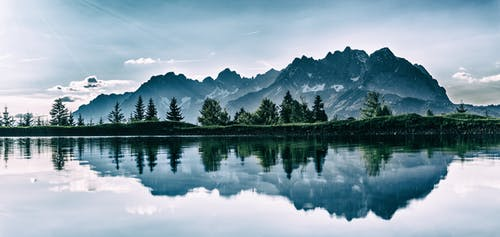
#> input picture Pratica G4/Delivery2/image.jpeg, 500 x 237 px, given in place of the camera
$ python histograms.py
#> lines starting #> are read from the running program, lines starting #| are printed output that depends on the picture
import numpy as np
import cv2 as cv
import tkinter as tk
from tkinter import filedialog as fd
import matplotlib.pyplot as plt
import matplotlib
matplotlib.use( 'tkagg' ) # rendering to a canvas

############# Functions #######################

def loadVideo():
    #root = tk.Tk()
    #root.fileName = fd.askopenfilename(filetypes = (('Video files', '*.avi'), ('All files', '*.*')))
    cap = cv.VideoCapture(0)#root.fileName)
    #root.destroy()

    return cap

def showHist(f_BGR, f_YUV, f_HSV):
    (b, g, r) = cv.split(f_BGR)
    hist_BGR_b = cv.calcHist([b], [0], None, [256], [0, 255])
    hist_BGR_g = cv.calcHist([g], [0], None, [256], [0, 255])
    hist_BGR_r = cv.calcHist([r], [0], None, [256], [0, 255])
    R.set_ydata(hist_BGR_r)
    G.set_ydata(hist_BGR_g)
    B.set_ydata(hist_BGR_b)

    (y, u, v) = cv.split(f_YUV)
    hist_YUV_y = cv.calcHist([y], [0], None, [256], [0, 255])
    hist_YUV_u = cv.calcHist([u], [0], None, [256], [0, 255])
    hist_YUV_v = cv.calcHist([v], [0], None, [256], [0, 255])
    Y.set_ydata(hist_YUV_y)
    U.set_ydata(hist_YUV_u)
    V.set_ydata(hist_YUV_v)

    (h, s, v1) = cv.split(f_HSV)
    hist_HSV_h = cv.calcHist([h], [0], None, [256], [0, 255])
    hist_HSV_s = cv.calcHist([s], [0], None, [256], [0, 255])
    hist_HSV_v1 = cv.calcHist([v1], [0], None, [256], [0, 255])
    H.set_ydata(hist_HSV_h)
    S.set_ydata(hist_HSV_s)
    V1.set_ydata(hist_HSV_v1)

    fig.canvas.draw()

    return

###############################################

# Load the video
cap = loadVideo()

# Initialize plot.
fig, ax = plt.subplots(1, 3, figsize = (40, 10))
fig.canvas.set_window_title('Real time histograms')

ax[0].set_title('Histogram (RGB)')
ax[0].set_xlabel('Intensity value')
ax[0].set_ylabel('Frequency')
ax[0].set_xlim(0, 256 - 1)
ax[0].set_ylim(0, 640 * 480 / 20)
ax[0].tick_params(axis = 'y', labelsize = 6)
R, = ax[0].plot(np.arange(256), np.zeros((256,)), c = 'r', label = 'Red')
G, = ax[0].plot(np.arange(256), np.zeros((256,)), c = 'g', label = 'Green')
B, = ax[0].plot(np.arange(256), np.zeros((256,)), c = 'b', label = 'Blue')
ax[0].legend()

ax[1].set_title('Histogram (YUV)')
ax[1].set_xlabel('Intensity value')
ax[1].set_ylabel('Frequency')
ax[1].set_xlim(0, 256 - 1)
ax[1].set_ylim(0, 640 * 480 / 2)
ax[1].tick_params(axis = 'y', labelsize = 6)
Y, = ax[1].plot(np.arange(256), np.zeros((256,)), c = 'y', label = 'Luma')
U, = ax[1].plot(np.arange(256), np.zeros((256,)), c = 'b', label = 'Blue projection')
V, = ax[1].plot(np.arange(256), np.zeros((256,)), c = 'r', label = 'Red projection')
ax[1].legend()

ax[2].set_title('Histogram (HSV)')
ax[2].set_xlabel('Intensity value')
ax[2].set_ylabel('Frequency')
ax[2].set_xlim(0, 256 - 1)
ax[2].set_ylim(0, 640 * 480 / 2)
ax[2].tick_params(axis = 'y', labelsize = 6)
H, = ax[2].plot(np.arange(256), np.zeros((256,)), c = 'r', label = 'Hue')
S, = ax[2].plot(np.arange(256), np.zeros((256,)), c = 'g', label = 'Saturation')
V1, = ax[2].plot(np.arange(256), np.zeros((256,)), c = 'b', label = 'Value')
ax[2].legend()

plt.ion()
plt.show()
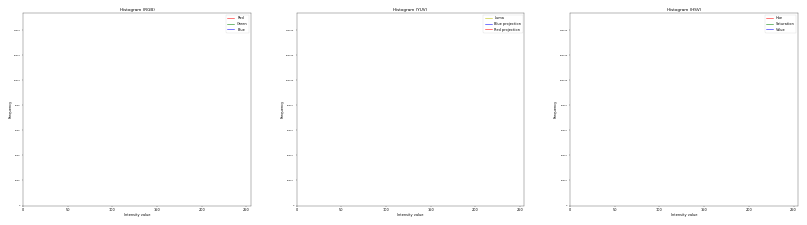
#> figure drawn by matplotlib, 3 panels

# Play the video
while cap.isOpened():
    ret, frame = cap.read()
#> frame is the input picture: shape (237, 500, 3); mean B, G, R 168.6, 156.6, 134.2

    # If frame is read correctly ret is True
    if not ret:
        print("Can't receive frame (stream end?). Exiting ...")
        break

    # Convert the frame to YUV
    f_YUV = cv.cvtColor(frame, cv.COLOR_BGR2YUV)
#> f_YUV: shape (237, 500, 3); mean of channels 0, 1, 2 151.2, 136.4, 113

    # Convert the frame to HSV
    f_HSV = cv.cvtColor(frame, cv.COLOR_BGR2HSV)
#> f_HSV: shape (237, 500, 3); mean H, S, V 105, 82, 169.4

    # Show the frames
    cv.imshow('BGR (press q to close)...', frame)
    cv.imshow('YUV (press q to close)...', f_YUV)
    cv.imshow('HSV (press q to close)...', f_HSV)

    # Show the histograms
    showHist(frame, f_YUV, f_HSV)
#> in showHist, `(b, g, r) = cv.split(f_BGR)`:
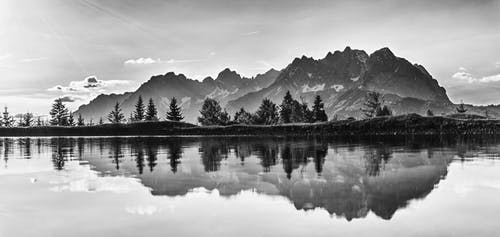
#> g: shape (237, 500); min 3, max 255, mean 156.6
#> in showHist, `(b, g, r) = cv.split(f_BGR)`:
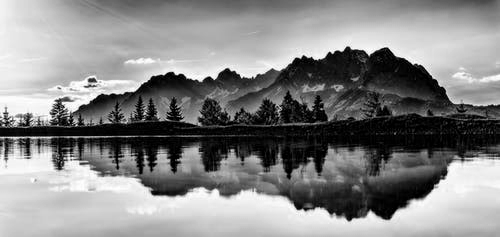
#> r: shape (237, 500); min 0, max 255, mean 134.2
#> in showHist, `hist_BGR_b = cv.calcHist([b], [0], None, [256], [0, 255])`: hist_BGR_b = 256 values, max 1998 at index 225, min 0 at index 255, mean 460.3
#> in showHist, `hist_BGR_g = cv.calcHist([g], [0], None, [256], [0, 255])`: hist_BGR_g = 256 values, max 1513 at index 213, min 0 at index 0, mean 462.2
#> in showHist, `hist_BGR_r = cv.calcHist([r], [0], None, [256], [0, 255])`: hist_BGR_r = 256 values, max 3671 at index 0, min 0 at index 255, mean 462.4
#> in showHist, `(y, u, v) = cv.split(f_YUV)`:
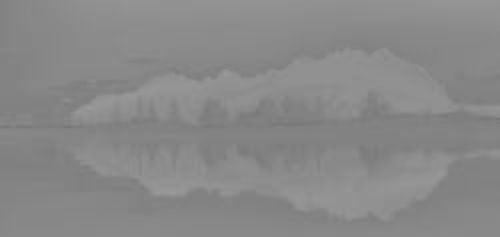
#> u: shape (237, 500); min 119, max 153, mean 136.4
#> in showHist, `(y, u, v) = cv.split(f_YUV)`:
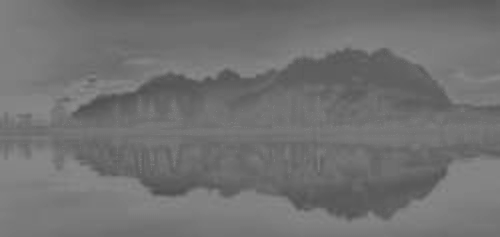
#> v: shape (237, 500); min 76, max 140, mean 113
#> in showHist, `hist_YUV_y = cv.calcHist([y], [0], None, [256], [0, 255])`: hist_YUV_y = 256 values, max 1253 at index 214, min 0 at index 0, mean 462.9
#> in showHist, `hist_YUV_u = cv.calcHist([u], [0], None, [256], [0, 255])`: hist_YUV_u = 256 values, max 11897 at index 130, min 0 at index 0, mean 462.9
#> in showHist, `hist_YUV_v = cv.calcHist([v], [0], None, [256], [0, 255])`: hist_YUV_v = 256 values, max 9701 at index 110, min 0 at index 0, mean 462.9
#> in showHist, `(h, s, v1) = cv.split(f_HSV)`:
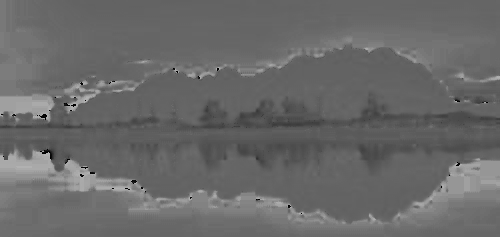
#> h: shape (237, 500); min 0, max 178, mean 105
#> in showHist, `(h, s, v1) = cv.split(f_HSV)`:
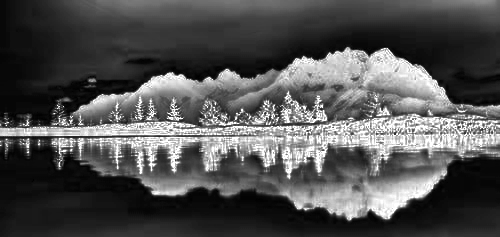
#> s: shape (237, 500); min 0, max 255, mean 82
#> in showHist, `hist_HSV_h = cv.calcHist([h], [0], None, [256], [0, 255])`: hist_HSV_h = 256 values, max 10276 at index 99, min 0 at index 1, mean 462.9
#> in showHist, `hist_HSV_s = cv.calcHist([s], [0], None, [256], [0, 255])`: hist_HSV_s = 256 values, max 2421 at index 12, min 0 at index 253, mean 448.6
#> in showHist, `hist_HSV_v1 = cv.calcHist([v1], [0], None, [256], [0, 255])`: hist_HSV_v1 = 256 values, max 1962 at index 225, min 0 at index 0, mean 460

    if cv.waitKey(1) == ord('q'):
#> (key q is pressed here)
        break

cap.release()
cv.destroyAllWindows()
plt.close()
